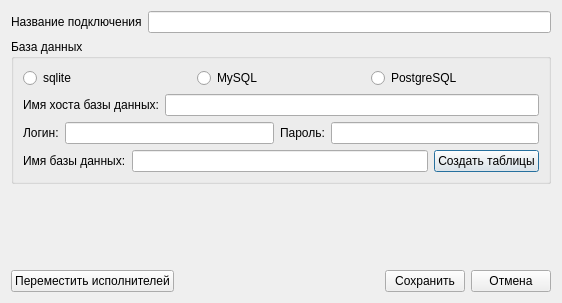
<?xml version="1.0" encoding="UTF-8"?>
<ui version="4.0">
 <class>ConnectionDialog</class>
 <widget class="QDialog" name="ConnectionDialog">
  <property name="geometry">
   <rect>
    <x>0</x>
    <y>0</y>
    <width>562</width>
    <height>303</height>
   </rect>
  </property>
  <property name="windowTitle">
   <string>Подключение</string>
  </property>
  <layout class="QVBoxLayout" name="verticalLayout_3">
   <item>
    <layout class="QHBoxLayout" name="horizontalLayout_3">
     <item>
      <widget class="QLabel" name="connectionNameLabel">
       <property name="text">
        <string>Название подключения</string>
       </property>
      </widget>
     </item>
     <item>
      <widget class="QLineEdit" name="connectionNameLineEdit"/>
     </item>
    </layout>
   </item>
   <item>
    <widget class="QGroupBox" name="dbGroupBox">
     <property name="title">
      <string>База данных</string>
     </property>
     <layout class="QVBoxLayout" name="verticalLayout">
      <item>
       <layout class="QHBoxLayout" name="horizontalLayout_2">
        <item>
         <widget class="QRadioButton" name="sqliteRadioButton">
          <property name="toolTip">
           <string>Субд sqlite встроена в данную программу</string>
          </property>
          <property name="text">
           <string>sqlite</string>
          </property>
         </widget>
        </item>
        <item>
         <widget class="QRadioButton" name="mysqlRadioButton">
          <property name="toolTip">
           <string>Субд MySQL устанавливается отдельно от данной программы</string>
          </property>
          <property name="text">
           <string>MySQL</string>
          </property>
         </widget>
        </item>
        <item>
         <widget class="QRadioButton" name="postgresqlRadioButton">
          <property name="text">
           <string>PostgreSQL</string>
          </property>
         </widget>
        </item>
       </layout>
      </item>
      <item>
       <layout class="QHBoxLayout" name="horizontalLayout_4">
        <item>
         <widget class="QLabel" name="dbhostnameLabel">
          <property name="text">
           <string>Имя хоста базы данных:</string>
          </property>
          <property name="buddy">
           <cstring>dbhostnameLineEdit</cstring>
          </property>
         </widget>
        </item>
        <item>
         <widget class="QLineEdit" name="dbhostnameLineEdit"/>
        </item>
       </layout>
      </item>
      <item>
       <layout class="QHBoxLayout" name="horizontalLayout_5">
        <item>
         <widget class="QLabel" name="dbusernameLabel">
          <property name="text">
           <string>Логин:</string>
          </property>
          <property name="buddy">
           <cstring>dbusernameLineEdit</cstring>
          </property>
         </widget>
        </item>
        <item>
         <widget class="QLineEdit" name="dbusernameLineEdit"/>
        </item>
        <item>
         <widget class="QLabel" name="dbpasswordLabel">
          <property name="text">
           <string>Пароль:</string>
          </property>
          <property name="buddy">
           <cstring>dbpasswordLineEdit</cstring>
          </property>
         </widget>
        </item>
        <item>
         <widget class="QLineEdit" name="dbpasswordLineEdit">
          <property name="echoMode">
           <enum>QLineEdit::PasswordEchoOnEdit</enum>
          </property>
         </widget>
        </item>
       </layout>
      </item>
      <item>
       <layout class="QHBoxLayout" name="_2">
        <item>
         <widget class="QLabel" name="databasenameLabel">
          <property name="text">
           <string>Имя базы данных:</string>
          </property>
          <property name="buddy">
           <cstring>databasenameLineEdit</cstring>
          </property>
         </widget>
        </item>
        <item>
         <widget class="QLineEdit" name="databasenameLineEdit">
          <property name="toolTip">
           <string>Для sqlite необходимо указать полный путь и имя файла базы данных . Для MySQL это название схемы.</string>
          </property>
         </widget>
        </item>
        <item>
         <widget class="QPushButton" name="createTablesPushButton">
          <property name="toolTip">
           <string>Создает в новой базе данных таблицы, необходимые для работы программы. Таблицы необходимо создавать единократно, после создания новой базы данных.</string>
          </property>
          <property name="text">
           <string>Создать таблицы</string>
          </property>
         </widget>
        </item>
       </layout>
      </item>
     </layout>
    </widget>
   </item>
   <item>
    <spacer name="verticalSpacer">
     <property name="orientation">
      <enum>Qt::Vertical</enum>
     </property>
     <property name="sizeHint" stdset="0">
      <size>
       <width>20</width>
       <height>40</height>
      </size>
     </property>
    </spacer>
   </item>
   <item>
    <layout class="QHBoxLayout" name="horizontalLayout">
     <item>
      <widget class="QPushButton" name="movePerformersPushButton">
       <property name="text">
        <string>Переместить исполнителей</string>
       </property>
      </widget>
     </item>
     <item>
      <spacer name="horizontalSpacer">
       <property name="orientation">
        <enum>Qt::Horizontal</enum>
       </property>
       <property name="sizeHint" stdset="0">
        <size>
         <width>40</width>
         <height>20</height>
        </size>
       </property>
      </spacer>
     </item>
     <item>
      <widget class="QPushButton" name="okPushButton">
       <property name="text">
        <string>Сохранить</string>
       </property>
       <property name="icon">
        <iconset resource="../kcrm.qrc">
         <normaloff>:/images/ok32.png</normaloff>:/images/ok32.png</iconset>
       </property>
      </widget>
     </item>
     <item>
      <widget class="QPushButton" name="cancelPushButton">
       <property name="text">
        <string>Отмена</string>
       </property>
       <property name="icon">
        <iconset resource="../kcrm.qrc">
         <normaloff>:/images/cancel32.png</normaloff>:/images/cancel32.png</iconset>
       </property>
      </widget>
     </item>
    </layout>
   </item>
  </layout>
 </widget>
 <resources>
  <include location="../kcrm.qrc"/>
 </resources>
 <connections/>
</ui>
